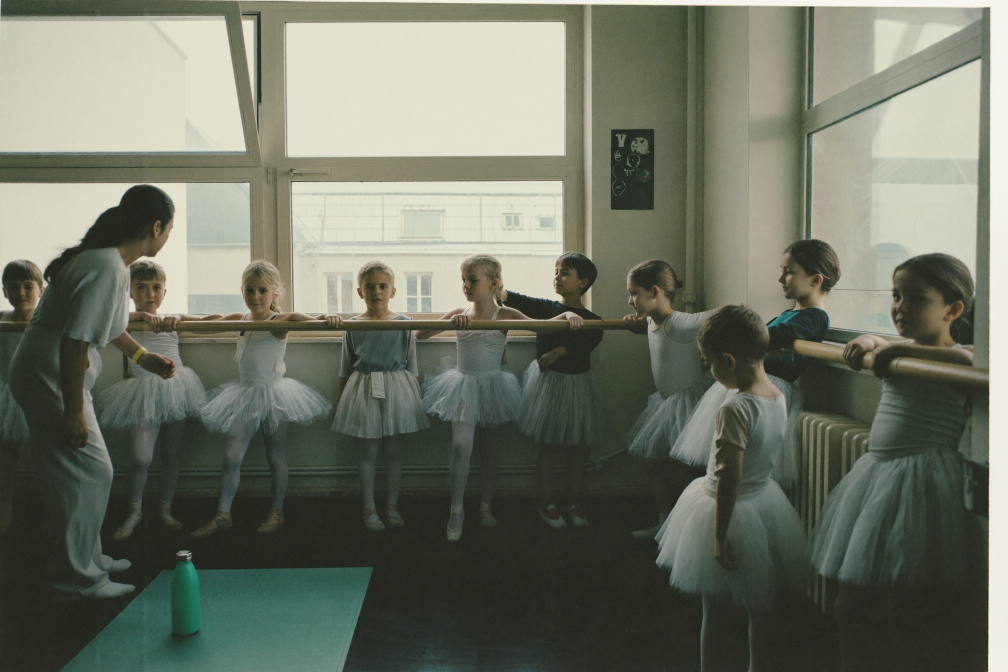
#> input picture brand/img/sport/ballet-1-horizon.jpg, 2016 x 1344 px (shown at 1/2 size)
$ python horizon-grade.py img/sport/ballet-1-horizon.jpg
#> lines starting #> are read from the running program, lines starting #| are printed output that depends on the picture
#!/usr/bin/env python3
"""
Étalonnage couleur signature EasyClub « Horizon ».
Pose une colorimétrie unique sur n'importe quelle photo pour que toute la
banque d'images soit reconnaissable : noirs remontés vers l'encre, hautes
lumières crème, légère désaturation matte, soupçon de menthe dans les ombres.

Usage : python3 horizon-grade.py photo1.jpg photo2.png ...
Sort un fichier <nom>-horizon.jpg à côté de chaque image.
"""
import sys, os
import numpy as np
from PIL import Image

INK   = np.array([14, 17, 22]) / 255.0    # noirs remontés vers cette teinte
CREAM = np.array([250, 250, 247]) / 255.0  # hautes lumières plafonnées ici
MINT  = np.array([61, 220, 151]) / 255.0   # teinte poussée dans les ombres

DESAT   = 0.80   # 1 = couleurs d'origine, plus bas = plus matte
MINT_SH = 0.05   # dose de menthe dans les ombres
GAMMA   = 0.96   # <1 éclaircit légèrement les midtones

def grade(path, out):
#> called with path = 'img/sport/ballet-1-horizon.jpg', out = 'img/sport/ballet-1-horizon-horizon.jpg'
    a = np.asarray(Image.open(path).convert("RGB"), np.float32) / 255.0
    luma = (a * np.array([0.299, 0.587, 0.114])).sum(2, keepdims=True)
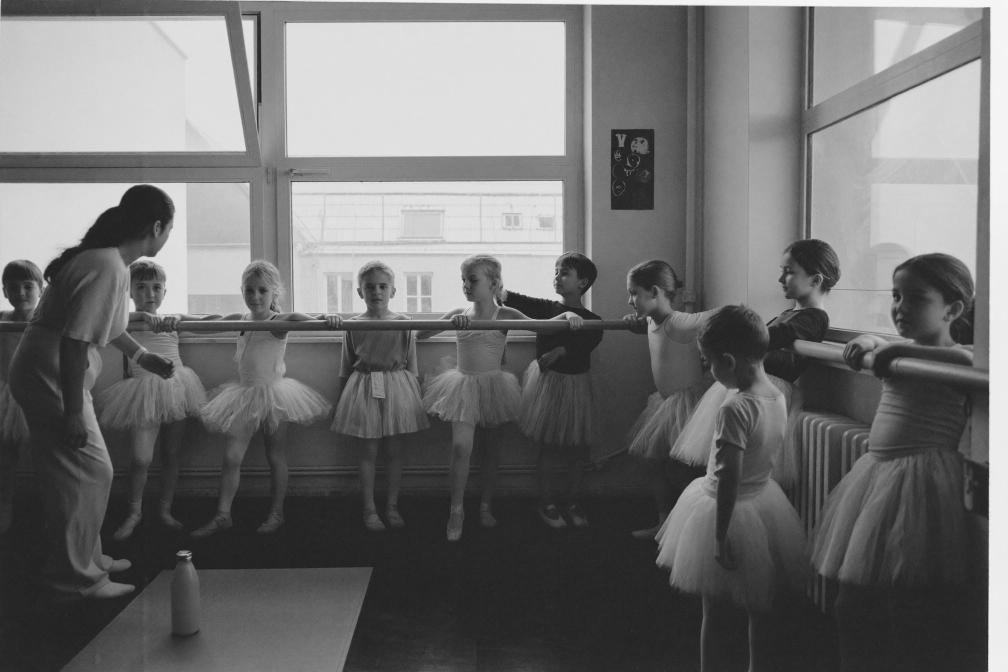
#> luma: shape (1344, 2016, 1) float64 (shown at 1/2 size); min 0.102, max 0.981, mean 0.44
    a = luma + (a - luma) * DESAT                 # désaturation
    a = INK + (CREAM - INK) * a                   # map matte encre->crème
    sh = np.clip(1.0 - luma, 0, 1) ** 1.5         # masque des ombres
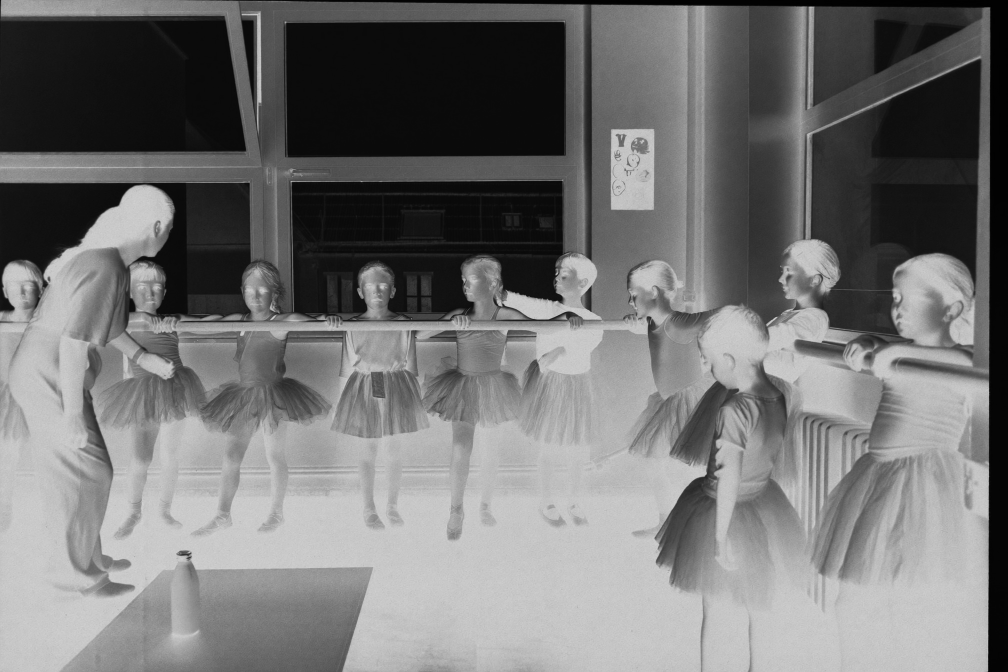
#> sh: shape (1344, 2016, 1) float64 (shown at 1/2 size); min 0.00267, max 0.851, mean 0.456
    a = a + (MINT - 0.5) * sh * MINT_SH           # menthe dans les ombres
    a = np.clip(np.clip(a, 0, 1) ** GAMMA, 0, 1)  # midtones
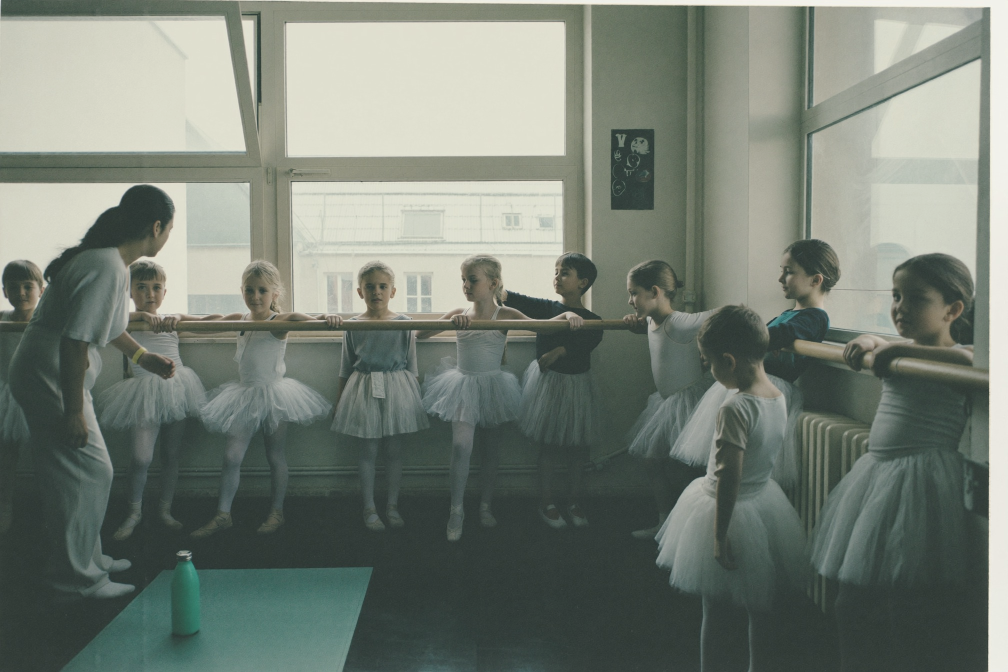
#> a: shape (1344, 2016, 3) float64 (shown at 1/2 size); mean R, G, B 0.464, 0.498, 0.459
    Image.fromarray((a * 255).astype(np.uint8)).save(out, quality=92)
    print("ok", out)

if __name__ == "__main__":
    for p in sys.argv[1:]:
        base, _ = os.path.splitext(p)
        grade(p, base + "-horizon.jpg")

$ run again, on brand/img/sport/dancecenter-a-horizon.jpg
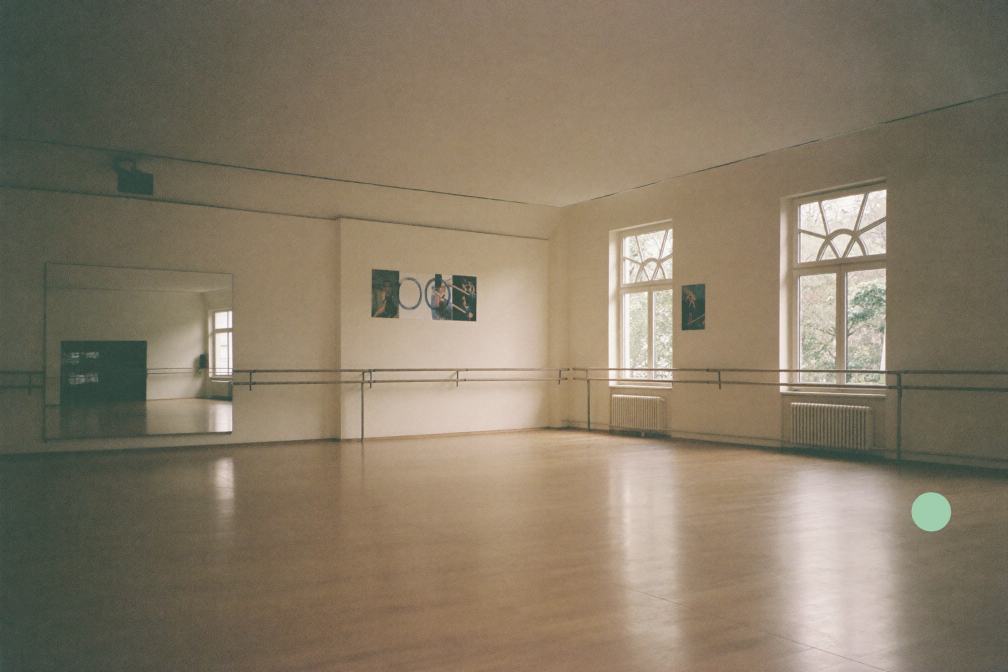
#> input picture brand/img/sport/dancecenter-a-horizon.jpg, 2016 x 1344 px (shown at 1/2 size)
#> in grade, `sh = np.clip(1.0 - luma, 0, 1) ** 1.5`:
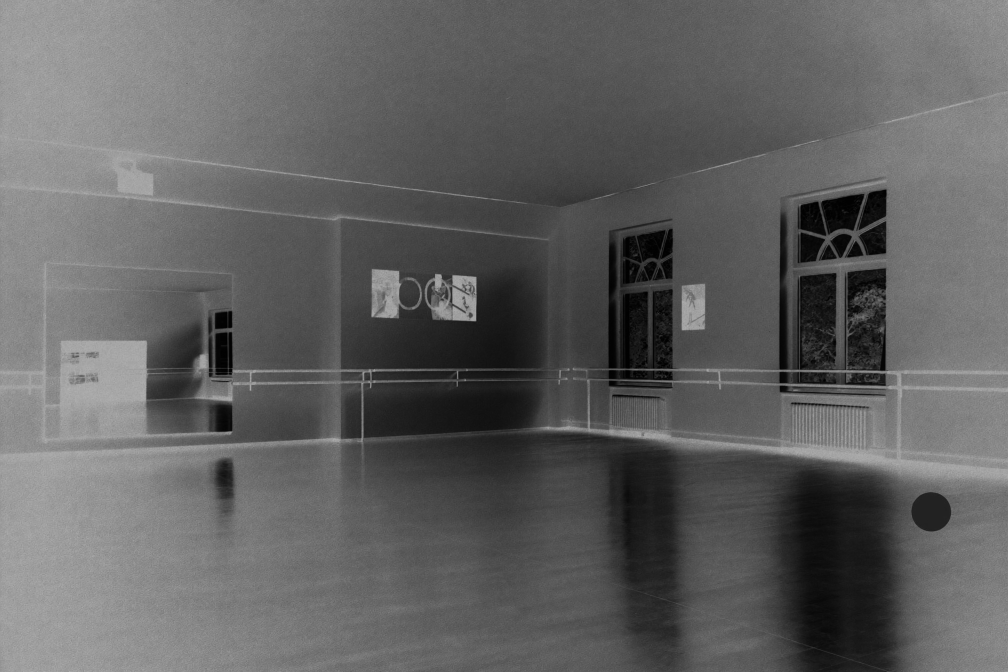
#> sh: shape (1344, 2016, 1) float64 (shown at 1/2 size); min 0.000175, max 0.708, mean 0.382
#> in grade, `a = np.clip(np.clip(a, 0, 1) ** GAMMA, 0, 1)`:
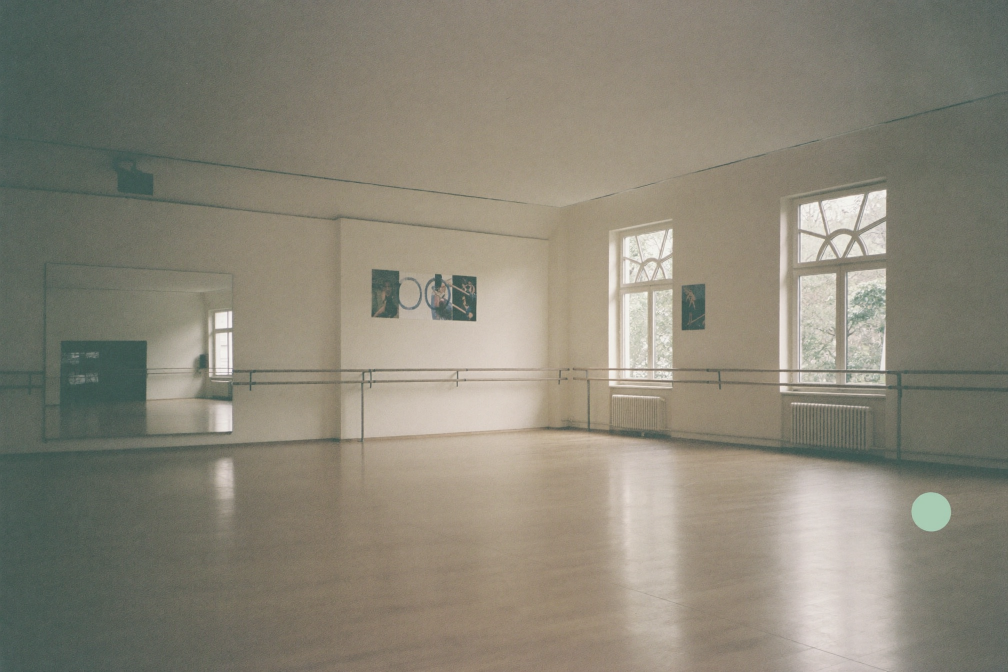
#> a: shape (1344, 2016, 3) float64 (shown at 1/2 size); mean R, G, B 0.542, 0.526, 0.471

$ run again, on brand/img/sport/fitness-1-horizon.jpg
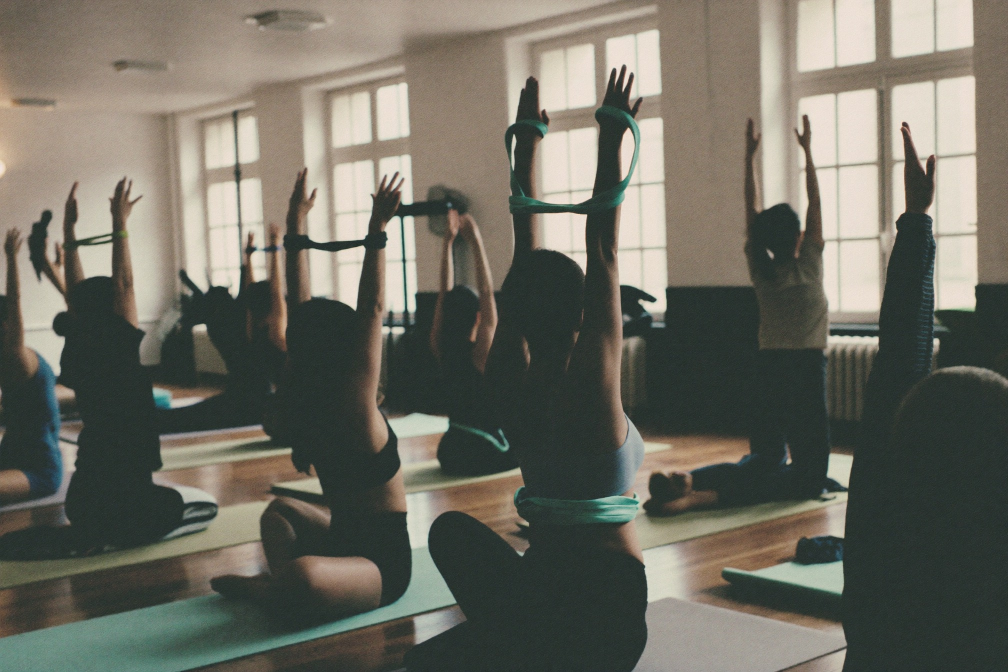
#> input picture brand/img/sport/fitness-1-horizon.jpg, 2016 x 1344 px (shown at 1/2 size)
#> in grade, `sh = np.clip(1.0 - luma, 0, 1) ** 1.5`:
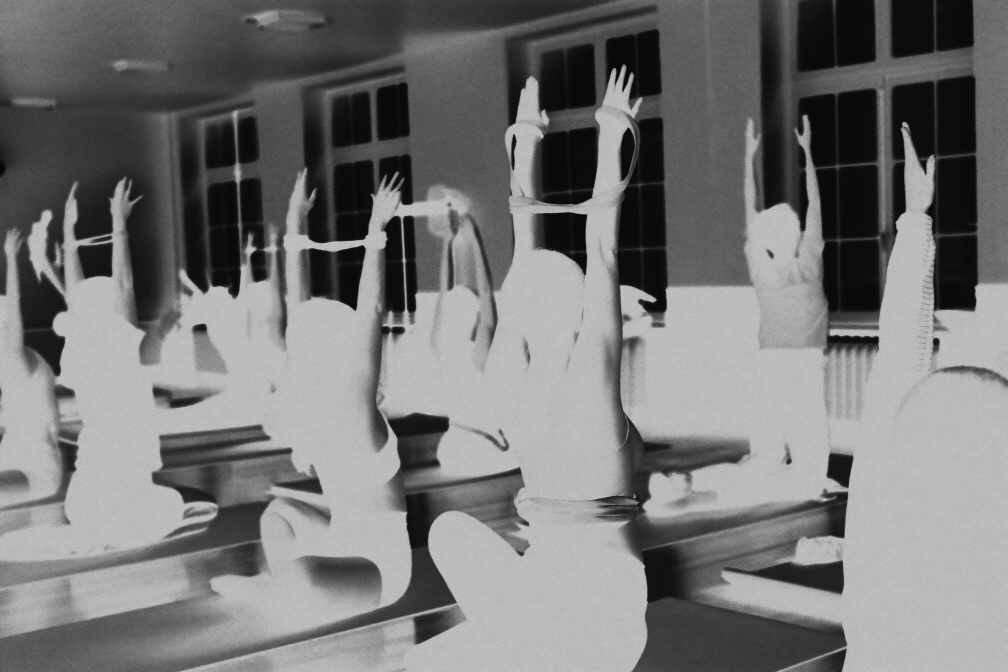
#> sh: shape (1344, 2016, 1) float64 (shown at 1/2 size); min 0.0216, max 0.838, mean 0.47
#> in grade, `a = np.clip(np.clip(a, 0, 1) ** GAMMA, 0, 1)`:
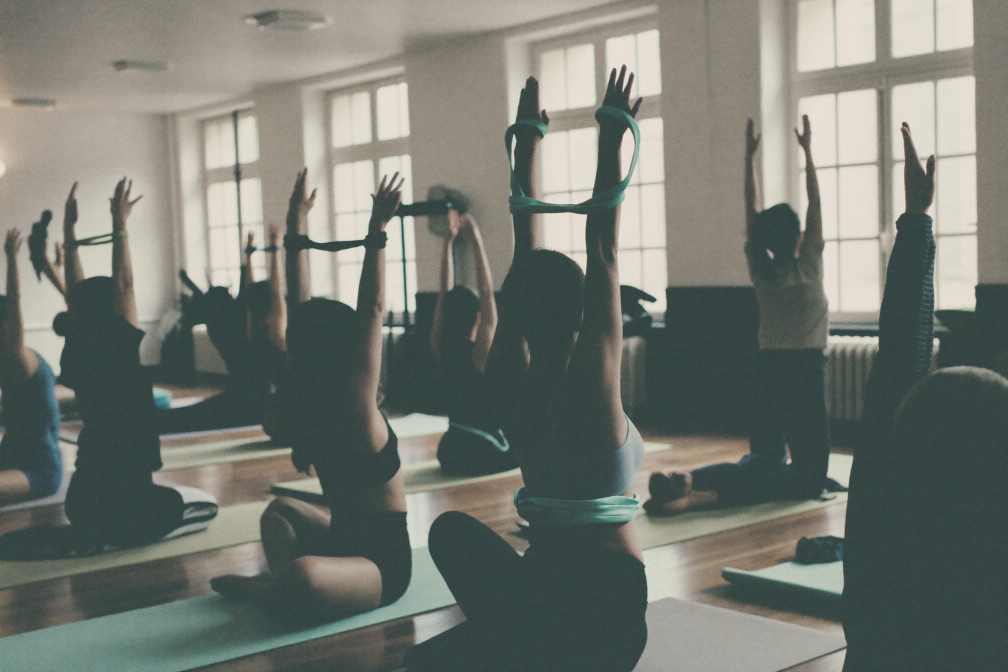
#> a: shape (1344, 2016, 3) float64 (shown at 1/2 size); mean R, G, B 0.457, 0.475, 0.447
